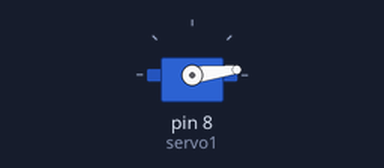
Recording of a sketch running on a simulated Arduino Uno, built with avr-gcc and run on an emulated ATmega328P. Parts: servo.

Above: at 0.05 s.
At 0.25 s:
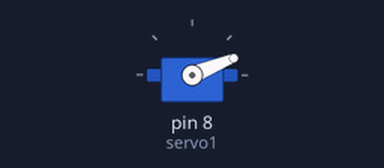
Timing chart, 0 to 3.0 s (numbered marks = the images above):
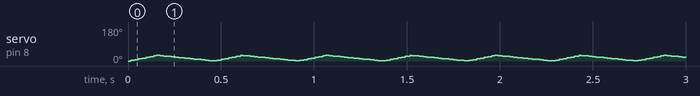

The sketch:

Servo_No_Shield_3.ino
```cpp
//Include the Servo Library
#include <Servo.h>

//Defining servos
Servo servo1;
Servo servo2;
Servo servo3;
Servo servo4;

int servoPos = 0;
void setup() {
  //Define servo signal inputs (Digital PWM 2,3,4)
  servo1.attach(8);

}

void loop() {
   //scan from 0 to 180 degree
  for (servoPos = 0; servoPos <30; servoPos++)
  {
    servo1.write(servoPos);
    delay(5);
  }

  //scan back from 180 to 0 degree
  for (servoPos = 30; servoPos >0; servoPos--)
  {
    servo1.write(servoPos);
    delay(10);
  }

}
```
